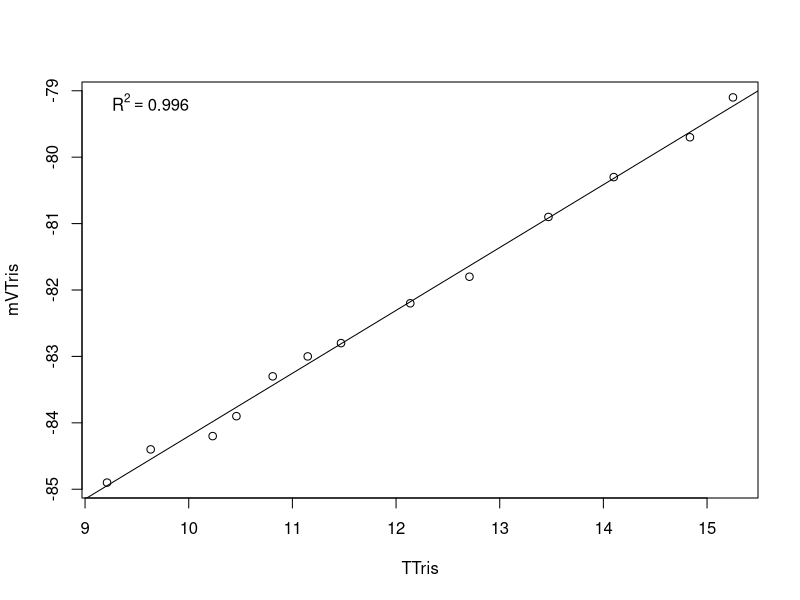

R code for this plot:
# modified for personal Lenovo PC at PT Whitney summer 2018
# last modification on 20180629 by SJG
setwd("C:/Users/samjg/Documents/My_Projects/Geoduck_transgen_offspring_OA/RAnalysis/Data/pH_Calibration_Files/") #set working directory

Calib.Data <-read.table("20190128.csv", header=TRUE, sep=",", na.string="NA", as.is=TRUE) #reads in the data files
model <-lm(mVTris ~ TTris, data=Calib.Data) #runs a linear regression of mV as a function of temperature
coe <- coef(model) #extracts the coeffecients
R2<-summary(model)$r.squared
plot(mVTris ~ TTris, data=Calib.Data)
abline(lm(mVTris ~ TTris, data=Calib.Data))
legend('topleft', legend = bquote(R^2 == .(format(R2, digits = 3))), bty='n')
